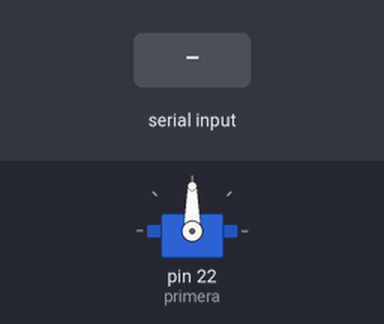
A sketch run on a simulated Arduino Mega 2560, built with avr-gcc and run on an emulated ATmega2560. On the bench: servo. Inputs (shaded band) come from the test bench. What the sketch prints to the serial monitor is not drawn.

Above: at 1.2 s.
1.3 s: "D" received over Serial
At 1.4 s:
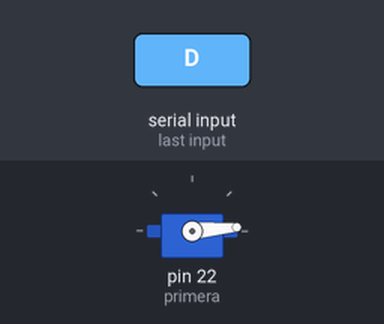
At 2.0 s:
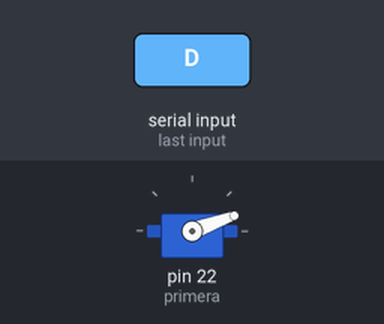
4.3 s: "F" received over Serial
At 5.6 s:
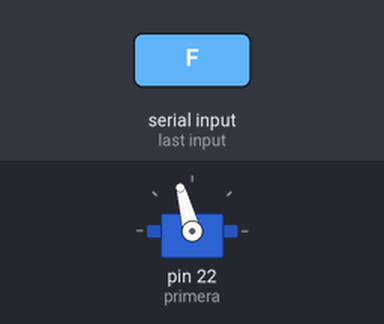
7.3 s: "E" received over Serial
Timing chart, 0 to 16.3 s (numbered marks = the images above; inputs shaded):
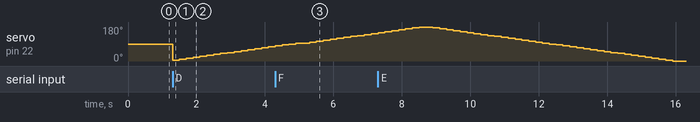

Measured:
- after the input at 1.3 s, servo on pin 22 (primera): 90° → 5° at once, → 10° 0.20 s later, → 15° 0.20 s later, → 20° 0.20 s later, … (15 changes in this stretch)

The sketch:

prueba_servos_pull.ino
```cpp
#include <Servo.h>
Servo primera;
char guardado=0;
int c=0;

void setup() {
  // put your setup code here, to run once:
  Serial.begin(9600);
primera.attach(22,800,1500);
Serial.println(" presione D para ir a 0");
Serial.println(" presione E para ir a 90");
Serial.println(" presione F para ir a 180");
}

void loop() {
  // put your main code here, to run repeatedly:
  if(Serial.available()>0){
 guardado = Serial.read();


  if(guardado=='D' && c==0){ // la parte dificil es establecer tres movimientos para el brazo y poder realizarlos sin que se repita,
   for(c=0;c<=90;c+5){   // estructura for para que vaya a
   c=c+5;                // los grados se pueden modificar para establecer un punto para sujetar las cosas
   primera.write(c);     // se mueve segun va incrementando la letra c
   delay(200);           // se mueve cada 200
   } // fin del for
   guardado='0';     //guardado vuelve a ser igual a cero para poder seguir leyendo letras
   c=90;             // c toma el valor al que llego para evitar inconvenientes al momento de reutilizar el for
  }if(guardado=='D' && c==90){
    guardado='0';          // esta condicion es para que cuando se lee una letra y ya se encuentra en ese grado no realice nada
    c=90;
  }if(guardado=='D' && c==180){
   for(c=180;c>=90;c-5){
    c=c-5;                  //cuando lee la letra d y se encuentra en 180 el se encarga de ir a 90 grado, se debe tener presente que la letra indicada el grado para el que funciona el servo en este caso D es para 90 grados en ese servo
    primera.write(c);
    delay(200);
   }
   guardado='0';
   c=90;
  }


  if(guardado=='E' && c==0){    // la letra es es para que este mismo servo vaya al grado 0  por lo cual si ya esta en cero y lee la letra E entonces no hace nada
   guardado='0';
   c=0;
  }if(guardado=='E' && c==90){  // si esta en 90
    for(c=90;c>=0;c-5){
      c=c-5;
      primera.write(c);
      delay(200);
    }
    guardado='0';
    c=0;
  }if(guardado=='E' && c==180){
   for(c=180;c>=0;c-5){
    c=c-5;
    primera.write(c);
    delay(200);
   }
   guardado='0';
   c=0;
  }


  if(guardado=='F' && c==0){    // la letra F es es para que este mismo servo vaya al grado 180  por lo cual si ya esta en cero y lee la letra E entonces no hace nada
   for(c=0;c<=180;c+5){
    c=c+5;
    primera.write(c);
    delay(200);
   }
   guardado='0';
   c=180;
  }if(guardado=='F' && c==90){  // si esta en 90
    for(c=90;c<=180;c+5){
      c=c+5;
      primera.write(c);
      delay(200);
    }
    guardado='0';
    c=180;
  }if(guardado=='F' && c==180){
   guardado='0';
   c=0;
  }
  return;
  }
}
```
